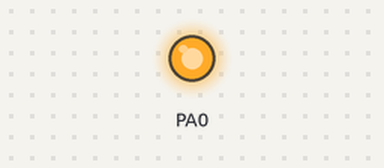
The program below on a simulated ATmega32, built with avr-gcc and emulated at 8 MHz. Shown: output pins drawn as LEDs (lit = HIGH).

Above: at 0.1 s.
Timing chart, 0 to 1.6 s (numbered marks = the images above):
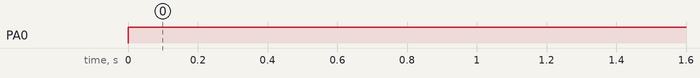

Measured:
- by itself, PA0: LOW → HIGH at 0.00 s

The program:

main.c
```c
#define F_CPU 8000000UL
#include "LIB/BIT_MATH.h"
#include "LIB/STD_TYPES.h"
#include "DIO_INT.h"
#include "SPI_INT.h"

uint8_t data_back = 0 ;
int main(void)
{
	DIO_setPinDirection(PA0,OUTPUT) ;
	DIO_setPinDirection(PB4,INPUT_PULLUP) ;
	DIO_setPinDirection(PB5,OUTPUT) ;
	DIO_setPinDirection(PB6,INPUT) ;
	DIO_setPinDirection(PB7,OUTPUT) ;
	if(SPI_MasterInit(SPI_Prescaler16,0,MSB_FIRST) == SPI_OK)
	{
		DIO_setPinValue(PA0,HIGH) ;
	}

    while (1)
    {
		//data_back = 0 ;
		SPI_Tranceive(0X0F) ;
    }
}
```

SPI_INT.h
```c
// (licence header left out)
#ifndef SPI_INT_H_
#define SPI_INT_H_

/*SPI - Relationship Between SCK and the Oscillator Frequency*/

/*fosc/4*/
#define SPI_Prescaler4             0
/*fosc/16*/
#define SPI_Prescaler16            1
/*fosc/64*/
#define SPI_Prescaler64            2
/*fosc/128*/
#define SPI_Prescaler128           3
/*fosc/2*/
#define SPI_Prescaler2             4
/*fosc/8*/
#define SPI_Prescaler8             5
/*fosc/32*/
#define SPI_Prescaler32            6
/*************************************/

/*SPI Data Order*/

#define LSB_FIRST                   1
#define MSB_FIRST                   2
/*************************************/

/*SPI - Masks*/

/*SPI Clock Rate Select 1 and 0 Mask*/
#define SPR01_MASK                  0xFC
/*SPI Clock Rate Select 2 MASK*/
#define SPI2X_MASK                  0xFE
/* SPI DATA MODE MASK */
#define SPI_MODE_MASK               0xF3
/*************************************/

/*SPI Error States*/

#define SPI_OK                      1
#define WRONG_FREQUENCY             2
#define WRONG_MODE                  3
#define WRONG_ORDER                 4
/*************************************/

/**
 * @brief Set SPI Relationship Between SCK and the Oscillator Frequency
 *
 * @param clockRate SPI_Prescaler
 * @return uint8_t  Error States
 */
uint8_t SPI_SetClockRate(uint8_t clockRate) ;
/**
 * @brief Set SPI Mode CPOL, CPHA Combinations
 *
 * @param mode     [0,1,2,3]
 * @return uint8_t Error States
 */
uint8_t SPI_SetMode(uint8_t mode) ;
/**
 * @brief Set SPI Data Order
 *
 * @param dataOrder LSB_FIRST, MSB_FIRST
 * @return uint8_t  Error States
 */
uint8_t SPI_SetDataOrder(uint8_t dataOrder);
/**
 * @brief Initialize SPI Protocol As Master
 *
 * @param clockRate SPI_Prescaler
 * @param dataMode  [0,1,2,3]
 * @param dataOrder LSB_FIRST, MSB_FIRST
 * @return uint8_t  Error States
 */
uint8_t SPI_MasterInit(uint8_t clockRate, uint8_t dataMode,uint8_t dataOrder) ;
/**
 * @brief Initialize SPI Protocol As Slave
 *
 * @param clockRate SPI_Prescaler
 * @param dataMode  [0,1,2,3]
 * @param dataOrder LSB_FIRST, MSB_FIRST
 * @return uint8_t  Error States
 */
uint8_t SPI_SlaveInit( uint8_t dataMode,uint8_t dataOrder) ;
/**
 * @brief Master transmit to slave(s)
 *
 * @param data
 * @return uint8_t Error States
 */
uint8_t SPI_MasterSend(uint8_t data) ;
/**
 * @brief Slave Receive data
 *
 * @return uint8_t data received
 */
uint8_t SPI_SlaveReceive(void) ;
/**
 * @brief A combination of send and receiving data
 *
 * @param data to be send
 * @return uint8_t data received
 */
uint8_t SPI_Tranceive(uint8_t data);


#endif /*SPI_INT_H_*/
```

SPI_PRG.c
```c
// (licence header left out)
#include "LIB\STD_TYPES.h"
#include "LIB\BIT_MATH.h"
#include "SPI_REG.h"
#include "SPI_INT.h"

inline uint8_t SPI_SetClockRate(uint8_t clockRate)
{
    uint8_t errorState ;
    if(clockRate>6)
    {
        errorState = WRONG_FREQUENCY ;
    }
    else
    {
        /*clear SPCR Bits 1:0*/
        SPCR &= SPR01_MASK ;
        /*Set Clock Rate Select 1:0*/
        SPCR = clockRate&(~SPR01_MASK);
        /*clear SPSR Bit 0*/
        SPSR &=SPI2X_MASK ;
        /*Set Clock Rate Select 2*/
        SPSR = clockRate&(~SPI2X_MASK);
        errorState = SPI_OK ;
    }
    return errorState ;
}
inline uint8_t SPI_SetMode(uint8_t mode)
{
    uint8_t errorState ;
    if (mode>3)
    {
        errorState = WRONG_MODE ;
    }
    else
    {
        /*Clear CPOL & CPHA Bits in SPCR Register*/
        SPCR &= SPI_MODE_MASK ;
        /*Set CPOL & CPHA from mode selection*/
        SPCR = (mode<<2) ;
        errorState = SPI_OK ;
    }
    return errorState ;
}
inline uint8_t SPI_SetDataOrder(uint8_t dataOrder)
{
    uint8_t errorState ;
    switch (dataOrder)
    {
    case LSB_FIRST:
        setBit(SPCR,SPCR_DORD) ;
        errorState = SPI_OK ;
        break;
    case MSB_FIRST:
        clearBit(SPCR,SPCR_DORD) ;
        errorState = SPI_OK ;
        break;

    default:
        errorState = WRONG_ORDER ;
        break;
    }
    return errorState ;
}
uint8_t SPI_MasterInit(uint8_t clockRate, uint8_t dataMode,uint8_t dataOrder)
{
    if(SPI_SetClockRate(clockRate)!=SPI_OK)
    {
        return WRONG_FREQUENCY ;
    }
    if(SPI_SetMode(dataMode)!=SPI_OK)
    {
        return WRONG_MODE ;
    }
    if(SPI_SetDataOrder(dataOrder)!=SPI_OK)
    {
        return WRONG_ORDER ;
    }
    /*Set Master Mode*/
    setBit(SPCR,SPCR_MSTR) ;
    /*Set SPI Enable*/
    setBit(SPCR,SPCR_SPE) ;

    return SPI_OK ;
}
uint8_t SPI_SlaveInit(uint8_t dataMode,uint8_t dataOrder)
{
    if(SPI_SetMode(dataMode)!=SPI_OK)
    {
        return WRONG_MODE ;
    }
    if(SPI_SetDataOrder(dataOrder)!=SPI_OK)
    {
        return WRONG_ORDER ;
    }
    /*Set slave Mode*/
    clearBit(SPCR,SPCR_MSTR) ;
    /*Set SPI Enable*/
    setBit(SPCR,SPCR_SPE) ;

    return SPI_OK ;
}
uint8_t SPI_MasterSend(uint8_t data)
{
    /*Send Data*/
    SPDR = data ;
    /*Wait for data to be transmitted*/
    while (getBit(SPSR,SPSR_SPIF)!=1) ;
    return SPI_OK ;
}

uint8_t SPI_SlaveReceive(void)
{
    /*Wait for data to be transmitted*/
    while (getBit(SPSR,SPSR_SPIF)!=1) ;
    /* return data*/
    return SPDR ;
}
uint8_t SPI_Tranceive(uint8_t data)
{
    /*Send Data*/
    SPDR = data;
    /*Wait for data to be transmitted*/
    while (getBit(SPSR,SPSR_SPIF)!=1) ;
    /* return received data*/
    return SPDR ;
}
```

SPI_REG.h
```c
// (licence header left out)
#ifndef SPI_REG_H_
#define SPI_REG_H_


/*SPI Control Register*/
#define SPCR                (*(volatile uint8_t *)0x2D)
/*Clock Rate Select 0*/
#define SPCR_SPR0           0
/*Clock Rate Select 1*/
#define SPCR_SPR1           1
/*Clock Phase*/
#define SPCR_CPHA           2
/*Clock Polarity*/
#define SPCR_CPOL           3
/*Master/Slave Select*/
#define SPCR_MSTR           4
/*Data Order*/
#define SPCR_DORD           5
/*SPI Enable*/
#define SPCR_SPE            6
/*SPI Interrupt Enable*/
#define SPCR_SPIE           7

/*SPI Status Register*/
#define SPSR                (*(volatile uint8_t *)0x2E)
/*SPI Clock Rate Select 2 (Double SPI Speed Bit)*/
#define SPSR_SPI2X          0
/*Write COLlision Flag*/
#define SPSR_WCOL           6
/*SPI Interrupt Flag */
#define SPSR_SPIF           7

/*SPI Data Register – SPDR*/
#define SPDR                (*(volatile uint8_t *)0x2F)

#endif /*SPI_REG_H_*/
```

DIO_INT.h
```c
// (licence header left out)
#ifndef DIO_INT_H_
#define DIO_INT_H_

#define NC 255

typedef enum EN_PinNumber
{
    PA0,PA1,PA2,PA3,PA4,PA5,PA6,PA7,
    PB0,PB1,PB2,PB3,PB4,PB5,PB6,PB7,
    PC0,PC1,PC2,PC3,PC4,PC5,PC6,PC7,
    PD0,PD1,PD2,PD3,PD4,PD5,PD6,PD7,

} EN_PinNumber_t;

typedef enum EN_PortNumber
{
    PORTA , PORTB , PORTC , PORTD
}EN_PortNumber_t;

typedef enum EN_Directions
{
    INPUT, OUTPUT, INPUT_PULLUP
}EN_Directions_t;

typedef enum EN_Values
{
    LOW, HIGH ,TOGGLE
}EN_Values_t;

/**
 * @brief set DIO data direction for an individual pin
 *
 * @param pinNum pin number E.g.(PA0) for pin 0 port A
 * @param pinDirection pin direction (INPUT, OUTPUT, INPUT_PULLUP)
 */
void DIO_setPinDirection(EN_PinNumber_t pinNum,EN_Directions_t pinDirection) ;

/**
 * @brief set DIO value for an individual pin
 *
 * @param pinNum pin number E.g.(PA0) for pin 0 port A
 * @param value pin value (LOW, HIGH ,TOGGLE)
 */
void DIO_setPinValue(EN_PinNumber_t pinNum, EN_Values_t value) ;

/**
 * @brief get DIO value for an individual pin
 *
 * @param pinNum pin number E.g.(PA0) for pin 0 port A
 * @return uint8_t  pin value
 */
uint8_t DIO_getPinValue(EN_PinNumber_t pinNum) ;

/**
 * @brief set DIO data direction for whole port
 *
 * @param portNum port number  E.g.(PORTA, PORTB, PORTC, PORTD)
 * @param pinDirection pin direction (INPUT, OUTPUT, INPUT_PULLUP)
 */
void DIO_setPortDirection(EN_PortNumber_t portNum,EN_Directions_t pinDirection) ;

/**
 * @brief set DIO value for whole port
 *
 * @param portNum port number  E.g.(PORTA, PORTB, PORTC, PORTD)
 * @param value pin value (8 BIT )
 */
void DIO_setPortValue(EN_PortNumber_t portNum,uint8_t value) ;

#endif /* DIO_INT_H_ */
```

DIO_PRG.c
```c
// (licence header left out)
#include "LIB/STD_TYPES.h"
#include "LIB/BIT_MATH.h"
#include "DIO_INT.h"
#include "DIO_REG.h"

/* All ports registers */
volatile uint8_t * DIO_Registers[4][3]=
{
    {PORTA_REG,DDRA_REG,PINA_REG},
    {PORTB_REG,DDRB_REG,PINB_REG},
    {PORTC_REG,DDRC_REG,PINC_REG},
    {PORTD_REG,DDRD_REG,PIND_REG}
} ;
/**
 * @brief get pin number from pin name
 *
 * @param pinnum pin name
 * @return uint8_t pin number
 */
inline static uint8_t getPinNumber(EN_PinNumber_t pinnum)
{
    if(pinnum>=0 && pinnum<=7)         return    pinnum     ;
    else if (pinnum>=8  && pinnum<=15) return   (pinnum-8)  ;
    else if (pinnum>=16 && pinnum<=23) return   (pinnum-16) ;
    else if (pinnum>=24 && pinnum<=31) return   (pinnum-24) ;
	return NC ;
}
/**
 * @brief get port number from pin name
 *
 * @param pinnum pin name
 * @return uint8_t port number
 */
inline static uint8_t getPortNumber(EN_PinNumber_t pinnum)
{
    if(pinnum>=0 && pinnum<=7)         return    PORTA  ;
    else if (pinnum>=8  && pinnum<=15) return    PORTB  ;
    else if (pinnum>=16 && pinnum<=23) return    PORTC  ;
    else if (pinnum>=24 && pinnum<=31) return    PORTD  ;
	return NC ;
}

void DIO_setPinDirection(EN_PinNumber_t pinNum,EN_Directions_t pinDirection)
{

    /* get pin number and port number */
    uint8_t pin = getPinNumber(pinNum) , port = getPortNumber(pinNum) ;
	/* select DDRX Register */
	volatile uint8_t  * DDRX =  (DIO_Registers[port][1]) ;
	/* select PORTX Register */
	volatile uint8_t  * PORTX = (DIO_Registers[port][0]) ;
    switch (pinDirection)
    {
    case INPUT:
        /* set DDRX to 0 to set as input  */
        clearBit((*DDRX),pin) ;
        break;
    case OUTPUT:
        /* set PORTX to 1 to set as output */
        setBit((*DDRX),pin) ;
        break;
    case INPUT_PULLUP:
        /* set PORTX to 1 to active the pull up resistor */
        setBit((*PORTX),pin) ;
        /* set DDRX to 0 to set as input  */
        clearBit((*DDRX),pin) ;
        break;
    default:
        /* do nothing */
        break;
    }

}

void DIO_setPinValue(EN_PinNumber_t pinNum, EN_Values_t value)
{
    /* get pin number and port number */
    uint8_t pin = getPinNumber(pinNum) , port = getPortNumber(pinNum) ;
	/* select PORTX Register */
   	volatile uint8_t  * PORTX = (DIO_Registers[port][0]) ;
    switch (value)
    {

    case LOW:
        /* set the selected pin to LOW */
       clearBit((*PORTX),pin) ;
        break;
    case HIGH:
        /* set the selected pin to HIGH */
        setBit((*PORTX),pin) ;
        break;
    case TOGGLE:
        /*TOGGLE the selected pin */
        toggleBit((*PORTX),pin) ;
        break;

    default:
        /*do nothing*/
        break;
    }
}

uint8_t DIO_getPinValue(EN_PinNumber_t pinNum)
{
    /* get pin number and port number */
    uint8_t pin = getPinNumber(pinNum) , port = getPortNumber(pinNum) ;
	/* select PINX Register */
	volatile uint8_t * PINX = (DIO_Registers[port][2]);
   /* return pin value */
    return getBit((*PINX) ,pin);
}

void DIO_setPortDirection(EN_PortNumber_t portNum,EN_Directions_t pinDirection)
{
	/* select DDRX Register */
	volatile uint8_t  * DDRX =  (DIO_Registers[portNum][1]) ;
	/* select PORTX Register */
	volatile uint8_t  * PORTX = (DIO_Registers[portNum][0]) ;

    switch (pinDirection)
    {
    case INPUT:
        /* set the whole port as input */
        *DDRX = 0X00 ;
        break;
    case OUTPUT:
        /* set the whole port as output */
       *DDRX= 0XFF ;
        break;
    case INPUT_PULLUP:
        /* active pull up resistor for the whole port */
       *PORTX =0xFF;
        /* set the whole port as input */
      *DDRX = 0X00 ;
        break;
    default:
        /* do nothing */
        break;
    }
}

void DIO_setPortValue(EN_PortNumber_t portNum,uint8_t value)
{
	/* select PORTX Register */
    volatile uint8_t  * PORTX = (DIO_Registers[portNum][0]) ;
	/* set the port value */
    *PORTX = value ;
}
```

DIO_REG.h
```c
// (licence header left out)
#ifndef DIO_REG_H_
#define DIO_REG_H_

    /* PORT Register A*/
#define PORTA_REG   ((volatile uint8_t *) (0x3B))
    /* Data Direction Register A */
#define DDRA_REG    ((volatile uint8_t *) (0x3A))
    /* Port INput Register A */
#define PINA_REG    ((volatile uint8_t *) (0x39))


    /* PORT Register B*/
#define PORTB_REG   ((volatile uint8_t *) (0x38))
    /* Data Direction Register B */
#define DDRB_REG    ((volatile uint8_t *) (0x37))
    /* Port INput Register B */
#define PINB_REG    ((volatile uint8_t *) (0x36))


    /* PORT Register C*/
#define PORTC_REG   ((volatile uint8_t *) (0x35))
    /* Data Direction Register C */
#define DDRC_REG    ((volatile uint8_t *) (0x34))
    /* Port INput Register C */
#define PINC_REG    ((volatile uint8_t *) (0x33))


    /* PORT Register D*/
#define PORTD_REG   ((volatile uint8_t *) (0x32))
    /* Data Direction Register D */
#define DDRD_REG    ((volatile uint8_t *) (0x31))
    /* Port INput Register D */
#define PIND_REG    ((volatile uint8_t *) (0x30))


#endif /* DIO_REG_H_ */
```

BIT_MATH.h
```c
// (licence header left out)
#ifndef BIT_MATH_H_
#define BIT_MATH_H_

/*setings a bit high at a specified position */
#define setBit(VAR,BITNO)       ((VAR) |= (0x01 << (BITNO)))

/*setings a bit low at a specified position */
#define clearBit(VAR,BITNO)     ((VAR) &= ~(0x01 << (BITNO)))

/*getting a bit at a specified position */
#define getBit(VAR,BITNO)       ((VAR) >> (BITNO) & (0x01))

/*toggle a bit at a specified position */
#define toggleBit(VAR,BITNO)    ((VAR) ^= (0x01 << (BITNO)))

#endif /* BIT_MATH_H_ */
```

STD_TYPES.h
```c
// (licence header left out)
#ifndef __INTTYPES_H_
#define __INTTYPES_H_

/* signed 8 bit integer */
typedef char int8_t   ;

/* unsigned 8 bit integer */
typedef unsigned char uint8_t   ;

/* signed 16 bit integer */
typedef short int16_t   ;

/* unsigned 16 bit integer */
typedef unsigned short uint16_t   ;

/* signed 32 bit integer */
typedef long int32_t   ;

/* unsigned 32 bit integer */
typedef unsigned long uint32_t   ;

/* signed 64 bit integer */
typedef long long int64_t   ;

/* unsigned 64 bit integer */
typedef unsigned long long uint64_t   ;

#endif /* __INTTYPES_H_ */
```
